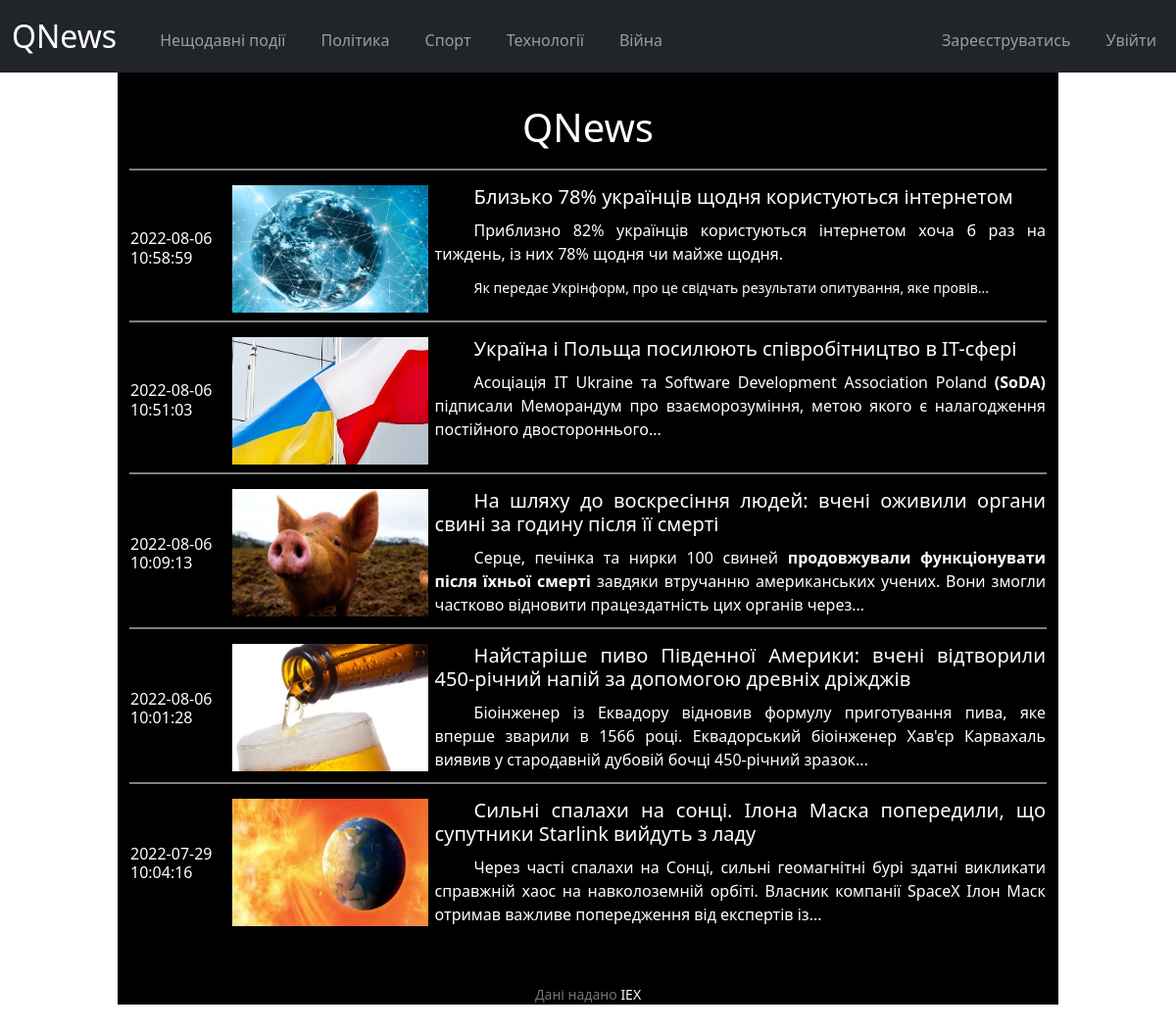
/technology, run on the app's committed database.
### tables this page shows
CREATE TABLE 'news' (id INTEGER PRIMARY KEY AUTOINCREMENT NOT NULL, title TEXT NOT NULL, author TEXT NOT NULL, material TEXT NOT NULL, date DATETIME DEFAULT CURRENT_TIMESTAMP NOT NULL,'img' TEXT ,'typeN' INTEGER);

### application.py (the view)
@app.route("/technology")
def tech():
    tech = db.execute("SELECT * FROM news ORDER BY date DESC")
    return render_template("tech.html", tech=tech)

### application.py (called while the page is built)
@app.after_request
def after_request(response):
    response.headers["Cache-Control"] = "no-cache, no-store, must-revalidate"
    response.headers["Expires"] = 0
    response.headers["Pragma"] = "no-cache"
    return response

### templates/tech.html (shortened to what this page needs)
{% extends "layout.html" %}
{% block main %}
<table class="center">
    {% for p in tech %}
    {% if p.typeN == 3 %}
    <tr>
        <td><h6>{{ p.date }}</h6></td>
        <td><h5>
            {% if p.img %}<img src="{{ p.img }}" class="img_list">{% endif %}
            <a href="technology/{{ p.id }}"><p>{{ p.title }}</p></a></h5><p>{{ p.material | truncate(200) | safe }}</p></td>
    </tr>
    {% endif %}
    {% endfor%}
    </table>
{% endblock %}

### static/styles.css (style rules this page uses)
body { background-image: url(img/background.jpg); }
* { color: white; }
a { text-decoration: none; color: white; }
p { text-align:justify; text-indent: 40px; margin-bottom: 10px; }
table.center { margin-left: auto; margin-right: auto; width: 100%; }
table.center td { border-style:none; border-top-style: solid; border-width: 2px; padding-top: 15px; }
img.img_list { width: 200px; height: 130px; float: left; margin: 0 7px 7px 0; }

### data on the page
news: date "2022-08-06 10:58:59", img (picture), title "Близько 78% українців щодня користуються інтернетом", material "Приблизно 82% українців користуються інтернетом хоча б раз на тиждень, із них 78% щодня чи майже щодня. Як передає Укрінформ, про це свідчать результати опитування, яке провів..."
news: date "2022-08-06 10:51:03", img (picture), title "Україна і Польща посилюють співробітництво в ІТ-сфері", material "Асоціація IT Ukraine та Software Development Association Poland (SoDA) підписали Меморандум про взаєморозуміння, метою якого є налагодження постійного двостороннього..."
news: date "2022-08-06 10:09:13", img (picture), title "На шляху до воскресіння людей: вчені оживили органи свині за годину після її смерті", material "Серце, печінка та нирки 100 свиней продовжували функціонувати після їхньої смерті завдяки втручанню американських учених. Вони змогли частково відновити працездатність цих органів через..."
news: date "2022-08-06 10:01:28", img (picture), title "Найстаріше пиво Південної Америки: вчені відтворили 450-річний напій за допомогою древніх дріжджів", material "Біоінженер із Еквадору відновив формулу приготування пива, яке вперше зварили в 1566 році. Еквадорський біоінженер Хав'єр Карвахаль виявив у стародавній дубовій бочці 450-річний зразок..."
news: date "2022-07-29 10:04:16", img (picture), title "Сильні спалахи на сонці. Ілона Маска попередили, що супутники Starlink вийдуть з ладу", material "Через часті спалахи на Сонці, сильні геомагнітні бурі здатні викликати справжній хаос на навколоземній орбіті. Власник компанії SpaceX Ілон Маск отримав важливе попередження від експертів із..."
